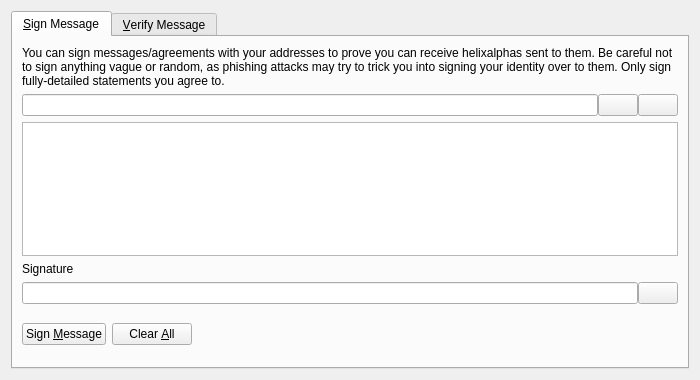
<?xml version="1.0" encoding="UTF-8"?>
<ui version="4.0">
 <class>SignVerifyMessageDialog</class>
 <widget class="QDialog" name="SignVerifyMessageDialog">
  <property name="geometry">
   <rect>
    <x>0</x>
    <y>0</y>
    <width>700</width>
    <height>380</height>
   </rect>
  </property>
  <property name="windowTitle">
   <string>Signatures - Sign / Verify a Message</string>
  </property>
  <property name="modal">
   <bool>true</bool>
  </property>
  <layout class="QVBoxLayout" name="verticalLayout">
   <item>
    <widget class="QTabWidget" name="tabWidget">
     <property name="currentIndex">
      <number>0</number>
     </property>
     <widget class="QWidget" name="tabSignMessage">
      <attribute name="title">
       <string>&amp;Sign Message</string>
      </attribute>
      <layout class="QVBoxLayout" name="verticalLayout_SM">
       <item>
        <widget class="QLabel" name="infoLabel_SM">
         <property name="text">
          <string>You can sign messages/agreements with your addresses to prove you can receive helixalphas sent to them. Be careful not to sign anything vague or random, as phishing attacks may try to trick you into signing your identity over to them. Only sign fully-detailed statements you agree to.</string>
         </property>
         <property name="textFormat">
          <enum>Qt::PlainText</enum>
         </property>
         <property name="wordWrap">
          <bool>true</bool>
         </property>
        </widget>
       </item>
       <item>
        <layout class="QHBoxLayout" name="horizontalLayout_1_SM">
         <property name="spacing">
          <number>0</number>
         </property>
         <item>
          <widget class="QValidatedLineEdit" name="addressIn_SM">
           <property name="toolTip">
            <string>The HelixAlpha address to sign the message with</string>
           </property>
          </widget>
         </item>
         <item>
          <widget class="QPushButton" name="addressBookButton_SM">
           <property name="toolTip">
            <string>Choose previously used address</string>
           </property>
           <property name="text">
            <string/>
           </property>
           <property name="icon">
            <iconset resource="../bitcoin.qrc">
             <normaloff>:/icons/address-book</normaloff>:/icons/address-book</iconset>
           </property>
           <property name="shortcut">
            <string>Alt+A</string>
           </property>
           <property name="autoDefault">
            <bool>false</bool>
           </property>
          </widget>
         </item>
         <item>
          <widget class="QPushButton" name="pasteButton_SM">
           <property name="toolTip">
            <string>Paste address from clipboard</string>
           </property>
           <property name="text">
            <string/>
           </property>
           <property name="icon">
            <iconset resource="../bitcoin.qrc">
             <normaloff>:/icons/editpaste</normaloff>:/icons/editpaste</iconset>
           </property>
           <property name="shortcut">
            <string>Alt+P</string>
           </property>
           <property name="autoDefault">
            <bool>false</bool>
           </property>
          </widget>
         </item>
        </layout>
       </item>
       <item>
        <widget class="QPlainTextEdit" name="messageIn_SM">
         <property name="toolTip">
          <string>Enter the message you want to sign here</string>
         </property>
        </widget>
       </item>
       <item>
        <widget class="QLabel" name="signatureLabel_SM">
         <property name="text">
          <string>Signature</string>
         </property>
         <property name="textFormat">
          <enum>Qt::PlainText</enum>
         </property>
        </widget>
       </item>
       <item>
        <layout class="QHBoxLayout" name="horizontalLayout_2_SM">
         <property name="spacing">
          <number>0</number>
         </property>
         <item>
          <widget class="QLineEdit" name="signatureOut_SM">
           <property name="font">
            <font>
             <italic>true</italic>
            </font>
           </property>
           <property name="readOnly">
            <bool>true</bool>
           </property>
          </widget>
         </item>
         <item>
          <widget class="QPushButton" name="copySignatureButton_SM">
           <property name="toolTip">
            <string>Copy the current signature to the system clipboard</string>
           </property>
           <property name="text">
            <string/>
           </property>
           <property name="icon">
            <iconset resource="../bitcoin.qrc">
             <normaloff>:/icons/editcopy</normaloff>:/icons/editcopy</iconset>
           </property>
           <property name="autoDefault">
            <bool>false</bool>
           </property>
          </widget>
         </item>
        </layout>
       </item>
       <item>
        <layout class="QHBoxLayout" name="horizontalLayout_3_SM">
         <item>
          <widget class="QPushButton" name="signMessageButton_SM">
           <property name="toolTip">
            <string>Sign the message to prove you own this HelixAlpha address</string>
           </property>
           <property name="text">
            <string>Sign &amp;Message</string>
           </property>
           <property name="icon">
            <iconset resource="../bitcoin.qrc">
             <normaloff>:/icons/edit</normaloff>:/icons/edit</iconset>
           </property>
           <property name="autoDefault">
            <bool>false</bool>
           </property>
          </widget>
         </item>
         <item>
          <widget class="QPushButton" name="clearButton_SM">
           <property name="toolTip">
            <string>Reset all sign message fields</string>
           </property>
           <property name="text">
            <string>Clear &amp;All</string>
           </property>
           <property name="icon">
            <iconset resource="../bitcoin.qrc">
             <normaloff>:/icons/remove</normaloff>:/icons/remove</iconset>
           </property>
           <property name="autoDefault">
            <bool>false</bool>
           </property>
          </widget>
         </item>
         <item>
          <spacer name="horizontalSpacer_1_SM">
           <property name="orientation">
            <enum>Qt::Horizontal</enum>
           </property>
           <property name="sizeHint" stdset="0">
            <size>
             <width>40</width>
             <height>48</height>
            </size>
           </property>
          </spacer>
         </item>
         <item>
          <widget class="QLabel" name="statusLabel_SM">
           <property name="font">
            <font>
             <weight>75</weight>
             <bold>true</bold>
            </font>
           </property>
           <property name="text">
            <string/>
           </property>
           <property name="wordWrap">
            <bool>true</bool>
           </property>
          </widget>
         </item>
         <item>
          <spacer name="horizontalSpacer_2_SM">
           <property name="orientation">
            <enum>Qt::Horizontal</enum>
           </property>
           <property name="sizeHint" stdset="0">
            <size>
             <width>40</width>
             <height>48</height>
            </size>
           </property>
          </spacer>
         </item>
        </layout>
       </item>
      </layout>
     </widget>
     <widget class="QWidget" name="tabVerifyMessage">
      <attribute name="title">
       <string>&amp;Verify Message</string>
      </attribute>
      <layout class="QVBoxLayout" name="verticalLayout_VM">
       <item>
        <widget class="QLabel" name="infoLabel_VM">
         <property name="text">
          <string>Enter the receiver's address, message (ensure you copy line breaks, spaces, tabs, etc. exactly) and signature below to verify the message. Be careful not to read more into the signature than what is in the signed message itself, to avoid being tricked by a man-in-the-middle attack. Note that this only proves the signing party receives with the address, it cannot prove sendership of any transaction!</string>
         </property>
         <property name="textFormat">
          <enum>Qt::PlainText</enum>
         </property>
         <property name="alignment">
          <set>Qt::AlignLeading|Qt::AlignLeft|Qt::AlignTop</set>
         </property>
         <property name="wordWrap">
          <bool>true</bool>
         </property>
        </widget>
       </item>
       <item>
        <layout class="QHBoxLayout" name="horizontalLayout_1_VM">
         <property name="spacing">
          <number>0</number>
         </property>
         <item>
          <widget class="QValidatedLineEdit" name="addressIn_VM">
           <property name="toolTip">
            <string>The HelixAlpha address the message was signed with</string>
           </property>
          </widget>
         </item>
         <item>
          <widget class="QPushButton" name="addressBookButton_VM">
           <property name="toolTip">
            <string>Choose previously used address</string>
           </property>
           <property name="text">
            <string/>
           </property>
           <property name="icon">
            <iconset resource="../bitcoin.qrc">
             <normaloff>:/icons/address-book</normaloff>:/icons/address-book</iconset>
           </property>
           <property name="shortcut">
            <string>Alt+A</string>
           </property>
           <property name="autoDefault">
            <bool>false</bool>
           </property>
          </widget>
         </item>
        </layout>
       </item>
       <item>
        <widget class="QPlainTextEdit" name="messageIn_VM"/>
       </item>
       <item>
        <widget class="QValidatedLineEdit" name="signatureIn_VM"/>
       </item>
       <item>
        <layout class="QHBoxLayout" name="horizontalLayout_2_VM">
         <item>
          <widget class="QPushButton" name="verifyMessageButton_VM">
           <property name="toolTip">
            <string>Verify the message to ensure it was signed with the specified HelixAlpha address</string>
           </property>
           <property name="text">
            <string>Verify &amp;Message</string>
           </property>
           <property name="icon">
            <iconset resource="../bitcoin.qrc">
             <normaloff>:/icons/transaction_0</normaloff>:/icons/transaction_0</iconset>
           </property>
           <property name="autoDefault">
            <bool>false</bool>
           </property>
          </widget>
         </item>
         <item>
          <widget class="QPushButton" name="clearButton_VM">
           <property name="toolTip">
            <string>Reset all verify message fields</string>
           </property>
           <property name="text">
            <string>Clear &amp;All</string>
           </property>
           <property name="icon">
            <iconset resource="../bitcoin.qrc">
             <normaloff>:/icons/remove</normaloff>:/icons/remove</iconset>
           </property>
           <property name="autoDefault">
            <bool>false</bool>
           </property>
          </widget>
         </item>
         <item>
          <spacer name="horizontalSpacer_1_VM">
           <property name="orientation">
            <enum>Qt::Horizontal</enum>
           </property>
           <property name="sizeHint" stdset="0">
            <size>
             <width>40</width>
             <height>48</height>
            </size>
           </property>
          </spacer>
         </item>
         <item>
          <widget class="QLabel" name="statusLabel_VM">
           <property name="font">
            <font>
             <weight>75</weight>
             <bold>true</bold>
            </font>
           </property>
           <property name="text">
            <string/>
           </property>
           <property name="wordWrap">
            <bool>true</bool>
           </property>
          </widget>
         </item>
         <item>
          <spacer name="horizontalSpacer_2_VM">
           <property name="orientation">
            <enum>Qt::Horizontal</enum>
           </property>
           <property name="sizeHint" stdset="0">
            <size>
             <width>40</width>
             <height>48</height>
            </size>
           </property>
          </spacer>
         </item>
        </layout>
       </item>
      </layout>
     </widget>
    </widget>
   </item>
  </layout>
 </widget>
 <customwidgets>
  <customwidget>
   <class>QValidatedLineEdit</class>
   <extends>QLineEdit</extends>
   <header>qt/qvalidatedlineedit.h</header>
  </customwidget>
 </customwidgets>
 <resources>
  <include location="../bitcoin.qrc"/>
 </resources>
 <connections/>
</ui>
